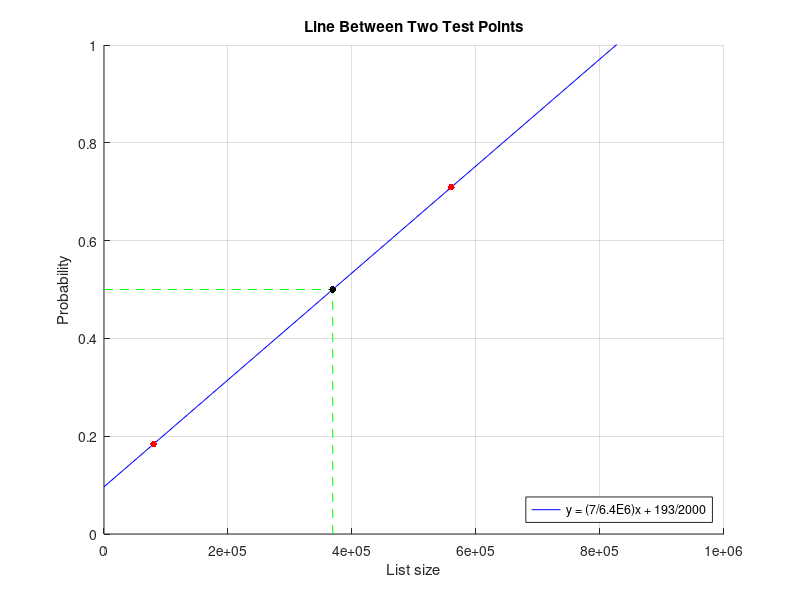

Write the MATLAB code that produced this figure.
figure(); hold on;

blueline = plot([0, 1e6], [193/2000, 4761/4000], 'b-'); %line through two test points
plot([0, 2582400/7], [0.5, 0.5], 'g--'); %y = 0.5
plot([2582400/7, 2582400/7], [0, 0.5], 'g--'); %x = 2582400/7
plot(2582400/7, 0.5, 'k.', 'MarkerSize', 15); %Intersection
plot([80000, 560000], [0.184, 0.709], 'r.', 'MarkerSize', 15); %two test points

axis([0, 1e6, 0, 1]);
legend(blueline, "y = (7/6.4E6)x + 193/2000", 'Location', 'southeast');
%legend(blueline, "$y = \frac{7}{6.4\times 10^6}x + \frac{193}{2000}$", 'Location', 'southeast');
xlabel("List size"); ylabel("Probability"); title("Line Between Two Test Points");
grid on;
hold off;